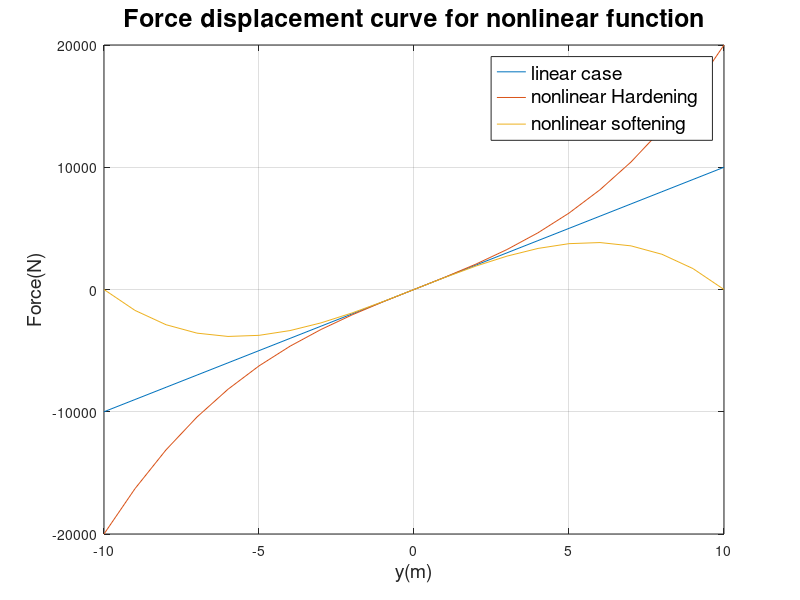

Here is the MATLAB script that generated this plot:
%% force displacement curve for nonlinear stiffness

clear;
k2=1e3;
kn=0.01*k2;
dy=1;
y=(-10:dy:10)';  %column matrix
f=k2*y;  %linear case
f1=k2*y+kn*y.^3;  %nonlinear Hardening
f2=k2*y-kn*y.^3;  %nonlinear softening
F=[y f2];
figure(1)
plot(y,f,y,f1,y,f2)
grid on
xlabel('y(m)','FontSize', 14)
ylabel('Force(N)','FontSize', 14)
title ('Force displacement curve for nonlinear function','FontSize',18)
legend({'linear case','nonlinear Hardening','nonlinear softening'},'FontSize', 14)

